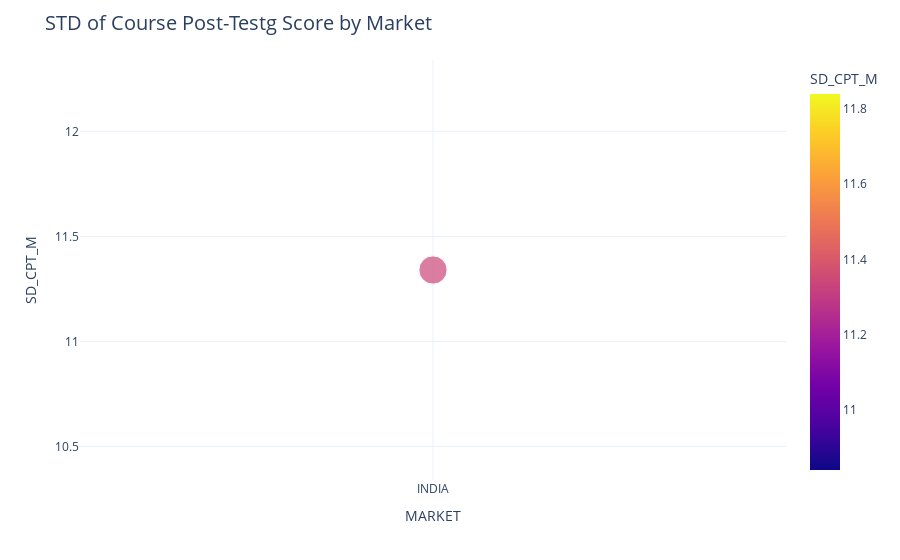

Here is the notebook cell this chart was saved with:
### Code cell
# 按市场维度统计课程完成数量标准差绘图
SD_CPT_M_df = SD_CPT_M.reset_index() 
SD_CPT_M_df.dropna(inplace=True)
SD_CPT_M_df['size'] = SD_CPT_M_df['SD_CPT_M'] + 1

fig = go.Figure()
fig = px.scatter(SD_CPT_M_df, 
                 x='MARKET', 
                 y='SD_CPT_M',
                 color='SD_CPT_M',
                 size='size')
fig.update_layout(title='STD of Course Post-Testg Score by Market',
                  title_font_size=20,
                  template='plotly_white',)
fig.write_image(r'figure/SD_CPT_M.png')
fig.show()

### Figure 1 — Plotly figure (JSON) as saved in the notebook; plotly's stock layout.template omitted (floating-point values rounded to 4 significant figures)
{"data": [{"hovertemplate": "MARKET=%{x}<br>SD_CPT_M=%{marker.color}<br>size=%{marker.size}<extra></extra>", "legendgroup": "", "marker": {"color": [11.34], "coloraxis": "coloraxis", "size": [12.34], "sizemode": "area", "sizeref": 0.03085, "symbol": "circle"}, "mode": "markers", "name": "", "orientation": "v", "showlegend": false, "type": "scatter", "x": ["INDIA"], "xaxis": "x", "y": [11.34], "yaxis": "y"}], "layout": {"coloraxis": {"colorbar": {"title": {"text": "SD_CPT_M"}}, "colorscale": [[0, "#0d0887"], [0.1111, "#46039f"], [0.2222, "#7201a8"], [0.3333, "#9c179e"], [0.4444, "#bd3786"], [0.5556, "#d8576b"], [0.6667, "#ed7953"], [0.7778, "#fb9f3a"], [0.8889, "#fdca26"], [1, "#f0f921"]]}, "legend": {"itemsizing": "constant", "tracegroupgap": 0}, "margin": {"t": 60}, "title": {"font": {"size": 20}, "text": "STD of Course Post-Testg Score by Market"}, "xaxis": {"anchor": "y", "domain": [0, 1], "title": {"text": "MARKET"}}, "yaxis": {"anchor": "x", "domain": [0, 1], "title": {"text": "SD_CPT_M"}}}}
